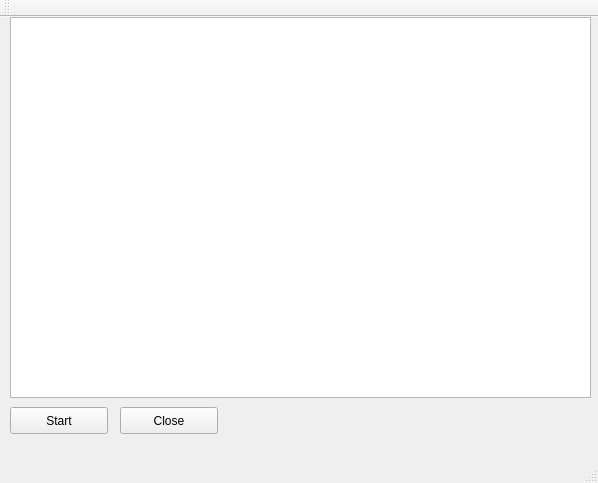
<?xml version="1.0" encoding="UTF-8"?>
<ui version="4.0">
 <class>MainWindow</class>
 <widget class="QMainWindow" name="MainWindow">
  <property name="geometry">
   <rect>
    <x>0</x>
    <y>0</y>
    <width>598</width>
    <height>483</height>
   </rect>
  </property>
  <property name="windowTitle">
   <string>Lego</string>
  </property>
  <widget class="QWidget" name="centralWidget">
   <widget class="QTextBrowser" name="textBrowser">
    <property name="geometry">
     <rect>
      <x>10</x>
      <y>0</y>
      <width>581</width>
      <height>381</height>
     </rect>
    </property>
   </widget>
   <widget class="QPushButton" name="pushButton">
    <property name="geometry">
     <rect>
      <x>10</x>
      <y>390</y>
      <width>98</width>
      <height>27</height>
     </rect>
    </property>
    <property name="text">
     <string>Start</string>
    </property>
   </widget>
   <widget class="QPushButton" name="pushButton_2">
    <property name="geometry">
     <rect>
      <x>120</x>
      <y>390</y>
      <width>98</width>
      <height>27</height>
     </rect>
    </property>
    <property name="text">
     <string>Close</string>
    </property>
   </widget>
  </widget>
  <widget class="QMenuBar" name="menuBar">
   <property name="geometry">
    <rect>
     <x>0</x>
     <y>0</y>
     <width>598</width>
     <height>25</height>
    </rect>
   </property>
  </widget>
  <widget class="QToolBar" name="mainToolBar">
   <attribute name="toolBarArea">
    <enum>TopToolBarArea</enum>
   </attribute>
   <attribute name="toolBarBreak">
    <bool>false</bool>
   </attribute>
  </widget>
  <widget class="QStatusBar" name="statusBar"/>
 </widget>
 <layoutdefault spacing="6" margin="11"/>
 <resources/>
 <connections/>
</ui>
